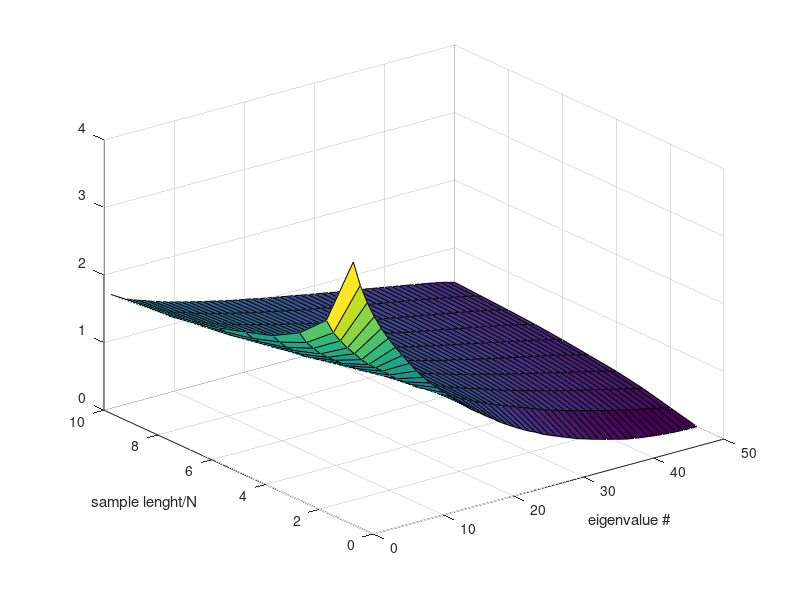

This figure's MATLAB source:
% this script display the sample eigenvalues dispersion phenomenon
% see "Risk and Asset Allocation" - Springer (2005), by A. Meucci

clc; clear; close all;

%%%%%%%%%%%%%%%%%%%%%%%%%%%%%%%%%%%%%%%%%%%%%%%%%%%%%%%%%%%%%%%%%%%%%%%%%%%%%%%%%%%%%%%%%%%%%%%%%%%%%%%%%%%%%%%%%%
% inputs
N = 50;
SampleLenght=[N : N : 10*N];

NumSimulations=50;
%%%%%%%%%%%%%%%%%%%%%%%%%%%%%%%%%%%%%%%%%%%%%%%%%%%%%%%%%%%%%%%%%%%%%%%%%%%%%%%%%%%%%%%%%%%%%%%%%%%%%%%%%%%%%%%%%%
Mu = zeros(N,1);
Sigma= eye(N);

% compute true eigenvalues
[EVec,EVal]=eig(Sigma);
[dummy,Index]=sort(-diag(EVal));
EVec=EVec(:,Index);
EVal=diag(EVal(Index,Index));

% compute eigenvalues of sample estimator
Store_EVal_Hat=[];
for i=1:length(SampleLenght)
   
    T=SampleLenght(i);
    EVal_Hat=0;
    for n=1:NumSimulations
        X=mvnrnd(Mu,Sigma,T);
        Sigma_Hat=cov(X);

        [EVec_Hat,L]=eig(Sigma_Hat);
        [dummy,Index]=sort(-diag(L));
        L=diag(L(Index,Index));

        EVal_Hat=EVal_Hat+L;
    end
    EVal_Hat=EVal_Hat/NumSimulations;

    Store_EVal_Hat=[Store_EVal_Hat
        EVal_Hat'];
end

%%%%%%%%%%%%%%%%%%%%%%%%%%%%%%%%%%%%%%%%%%%%%%%%%%%%%%%%%%%%%%%%%%%%%%%%%%%%%%%%%%%%%%%%%%%%%%%%%%%%%%%%%%%%%%%%%%
% plots

figure
[X,Y]=meshgrid([1:N],SampleLenght/N);
h1=surf(X,Y,Store_EVal_Hat);
xlabel('eigenvalue #')
ylabel('sample lenght/N')
grid on
